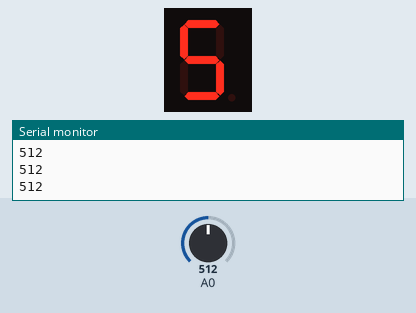
This sketch was run on a simulated Arduino Uno, built with avr-gcc and run on an emulated ATmega328P. Shown: 1-digit seven-segment display, the last lines printed to the serial monitor. Wiring (inferred from the names in the program): 1-digit 7-segment display, segments lit when HIGH: segments pin 3, pin 2, pin 4, pin 5, pin 6, pin 7, pin 8, pin 9. The inputs (shaded band) are chosen by the test bench; at power-on: A0 = 512. The segment pins are drawn as the display they are named for.

Above: at 1.2 s.
1.3 s: A0 set to 398
At 2.5 s:
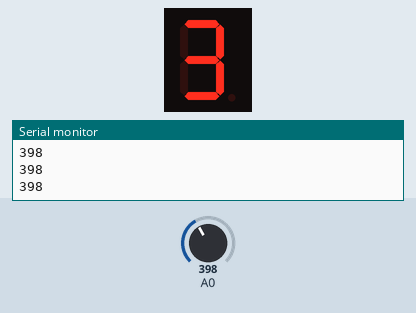
2.8 s: A0 set to 306
At 3.9 s:
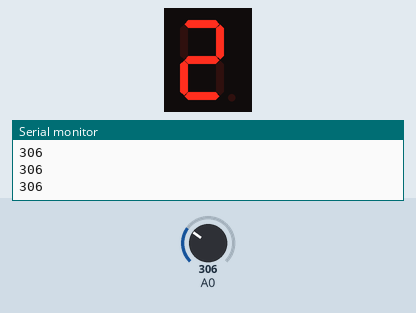
4.3 s: A0 set to 194
At 5.0 s:
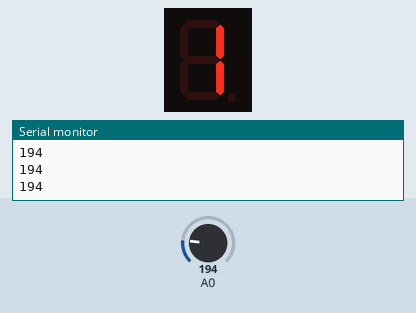
Timing chart, 0 to 7.3 s (numbered marks = the images above; inputs shaded):
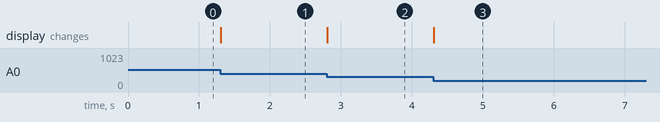

The sketch:

sete_seguimentos.ino
```cpp
#define A 3
#define B 2
#define C 4
#define D 5
#define E 6
#define F 7
#define G 8
#define DP 9

void setup()
{
  Serial.begin(9600);
  pinMode(A, OUTPUT);
  pinMode(B, OUTPUT);
  pinMode(C, OUTPUT);
  pinMode(D, OUTPUT);
  pinMode(E, OUTPUT);
  pinMode(F, OUTPUT);
  pinMode(G, OUTPUT);
  pinMode(DP, OUTPUT);
}

void loop()
{
  int valor = analogRead(A0);

  if (valor > 0 && valor <= 102)
  {
    digitalWrite(A, HIGH);
    digitalWrite(B, HIGH);
    digitalWrite(C, HIGH);
    digitalWrite(D, HIGH);
    digitalWrite(E, HIGH);
    digitalWrite(F, HIGH);
    digitalWrite(G, LOW);
    digitalWrite(DP, LOW);
  }
  else if (valor > 102 && valor <= 204)
  {
    digitalWrite(A, LOW);
    digitalWrite(B, HIGH);
    digitalWrite(C, HIGH);
    digitalWrite(D, LOW);
    digitalWrite(E, LOW);
    digitalWrite(F, LOW);
    digitalWrite(G, LOW);
    //digitalWrite(DP, LOW);
  }
  else if (valor > 204 && valor <= 306)
  {
    digitalWrite(A, HIGH);
    digitalWrite(B, HIGH);
    digitalWrite(C, LOW);
    digitalWrite(D, HIGH);
    digitalWrite(E, HIGH);
    digitalWrite(F, LOW);
    digitalWrite(G, HIGH);
    //digitalWrite(DP, LOW);
  }
  else if (valor > 306 && valor <= 408)
  {
    digitalWrite(A, HIGH);
    digitalWrite(B, HIGH);
    digitalWrite(C, HIGH);
    digitalWrite(D, HIGH);
    digitalWrite(E, LOW);
    digitalWrite(F, LOW);
    digitalWrite(G, HIGH);
    //digitalWrite(DP, LOW);
  }
  else if (valor > 408 && valor <= 510)
  {
    digitalWrite(A, LOW);
    digitalWrite(B, HIGH);
    digitalWrite(C, HIGH);
    digitalWrite(D, LOW);
    digitalWrite(E, LOW);
    digitalWrite(F, HIGH);
    digitalWrite(G, HIGH);
    //digitalWrite(DP, LOW);
  }
  else if (valor > 510 && valor <= 612)
  {
    digitalWrite(A, HIGH);
    digitalWrite(B, LOW);
    digitalWrite(C, HIGH);
    digitalWrite(D, HIGH);
    digitalWrite(E, LOW);
    digitalWrite(F, HIGH);
    digitalWrite(G, HIGH);
    //digitalWrite(DP, LOW);
  }
  else if (valor > 612 && valor <= 714)
  {
    digitalWrite(A, HIGH);
    digitalWrite(B, LOW);
    digitalWrite(C, HIGH);
    digitalWrite(D, HIGH);
    digitalWrite(E, HIGH);
    digitalWrite(F, HIGH);
    digitalWrite(G, HIGH);
    //digitalWrite(DP, LOW);
  }
  else if (valor > 714 && valor <= 816)
  {
    digitalWrite(A, HIGH);
    digitalWrite(B, HIGH);
    digitalWrite(C, HIGH);
    digitalWrite(D, LOW);
    digitalWrite(E, LOW);
    digitalWrite(F, LOW);
    digitalWrite(G, LOW);
    //digitalWrite(DP, LOW);
  }
  else if (valor > 816 && valor <= 918)
  {
    digitalWrite(A, HIGH);
    digitalWrite(B, HIGH);
    digitalWrite(C, HIGH);
    digitalWrite(D, HIGH);
    digitalWrite(E, HIGH);
    digitalWrite(F, HIGH);
    digitalWrite(G, HIGH);
    //digitalWrite(DP, LOW);
  }
  else if (valor > 918 && valor <= 1023)
  {
    digitalWrite(A, HIGH);
    digitalWrite(B, HIGH);
    digitalWrite(C, HIGH);
    digitalWrite(D, HIGH);
    digitalWrite(E, LOW);
    digitalWrite(F, HIGH);
    digitalWrite(G, HIGH);
    //digitalWrite(DP, LOW);
  }

  Serial.println(valor);
}
```

Measured:
- after the input at 1.3 s, the display: changes at once (image 1)
- after the input at 2.8 s, the display: changes at once (image 2)
- after the input at 4.3 s, the display: changes at once (image 3)
